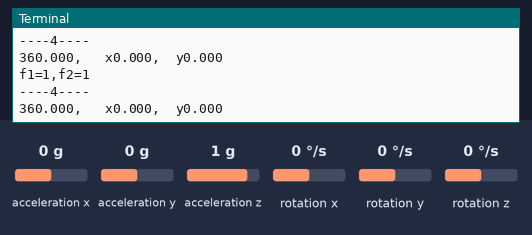
Simulated run of this program. Board: Raspberry Pi (BCM pin numbers). Parts: the last lines printed to the terminal. Inputs (shaded band) come from the test bench; at power-on: acceleration x 0 g, acceleration y 0 g, acceleration z 1 g, rotation x 0 °/s, rotation y 0 °/s, rotation z 0 °/s.

Above: at 1.2 s.
1.3 s: acceleration x set to -1.4 g
At 1.9 s:
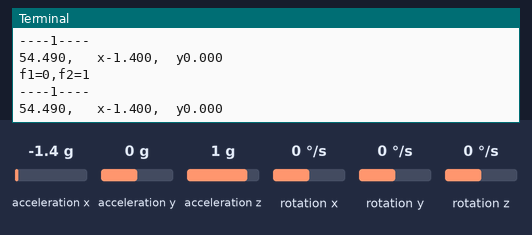
2.8 s: acceleration y set to -1.4 g
At 3.7 s:
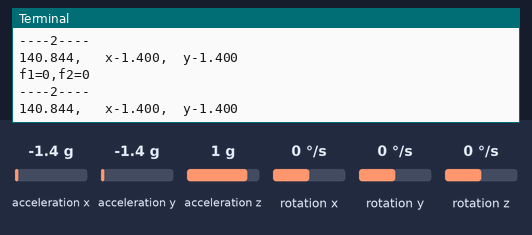
4.3 s: acceleration z set to -1.4 g
At 5.1 s:
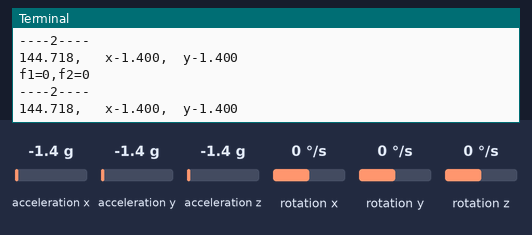
Timing chart, 0 to 7.3 s (numbered marks = the images above; inputs shaded):
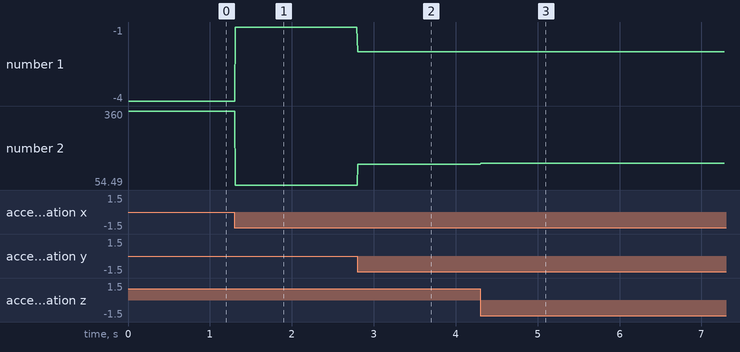

The program:

gyro.py
```python
# -*- coding: utf-8 -*-

import smbus
import math
from time import sleep
import flag

DEV_ADDR = 0x68

ACCEL_XOUT = 0x3b
ACCEL_YOUT = 0x3d
ACCEL_ZOUT = 0x3f
TEMP_OUT = 0x41
GYRO_XOUT = 0x43
GYRO_YOUT = 0x45
GYRO_ZOUT = 0x47

PWR_MGMT_1 = 0x6b
PWR_MGMT_2 = 0x6c

bus = smbus.SMBus(1)
bus.write_byte_data(DEV_ADDR, PWR_MGMT_1, 0)


def read_word(adr):
    high = bus.read_byte_data(DEV_ADDR, adr)
    low = bus.read_byte_data(DEV_ADDR, adr+1)
    val = (high << 8) + low
    return val

# Sensor data read
def read_word_sensor(adr):
    val = read_word(adr)
    if (val >= 0x8000):         # minus
        return -((65535 - val) + 1)
    else:                       # plus
        return val


def get_temp():
    temp = read_word_sensor(TEMP_OUT)
    x = temp / 340 + 36.53      # data sheet(register map)記載の計算式.
    return x


def getGyro():
    x = read_word_sensor(GYRO_XOUT)/ 131.0
    y = read_word_sensor(GYRO_YOUT)/ 131.0
    z = read_word_sensor(GYRO_ZOUT)/ 131.0
    return [x, y, z]


def getAccel():
    x = read_word_sensor(ACCEL_XOUT)/ 16384.0
    y= read_word_sensor(ACCEL_YOUT)/ 16384.0
    z= read_word_sensor(ACCEL_ZOUT)/ 16384.0
    return [x, y, z]


while 1:
    ax, ay, az = getAccel()
    gx, gy, gz = getGyro()
    if ax==0:
        ax=0.000001
    if ay==0:
        ay=0.000001
    if az==0:
        az=0.000001

    pitch=flag.flag_get(ax,ay,az)

    #print ('{0:4.3f},   {1:4.3f},    {2:4.3f},     {3:4.3f},      {4:4.3f},      {5:4.3f},' .format(gx, gy, gz, ax, ay, az))
    roll = math.atan(ay/az) * 57.324

    print('{0:4.3f},   x{1:4.3f},  y{2:4.3f}'.format(pitch, ax,ay))
```

flag.py
```python
import math

def flag_get(ax,ay,az):
    if ax<0:
        flag1=0
    if ax>=0:
        flag1=1
    if ay<0:
        flag2=0
    if ay>=0:
        flag2=1

    print("f1={0},f2={1}".format(flag1,flag2))


    if flag1==0 and flag2==1:
        pitch = -math.atan(ax / math.sqrt( ay* ay+ az*az ) ) * 57.324
        print("----1----")
    elif flag1==0 and flag2==0:
        pitch = 180+math.atan(ax / math.sqrt( ay* ay+ az*az ) ) * 57.324
        print("----2----")
    elif flag1==1 and flag2==0:
        pitch = 180+math.atan(ax / math.sqrt( ay* ay+ az*az ) ) * 57.324
        print("----3----")
    elif flag1==1 and flag2==1:
        pitch = 360-math.atan(ax / math.sqrt( ay* ay+ az*az ) ) * 57.324
        print("----4----")

    return pitch
```

Measured:
- after the input at 1.3 s, the terminal: prints a new line at once (image 1)
- after the input at 2.8 s, the terminal: prints a new line at once (image 2)
- after the input at 4.3 s, the terminal: prints a new line at once (image 3)
- plotted number 1: -4 → -1 after the input at 1.3 s, -1 → -2 after the input at 2.8 s
- plotted number 2: 360 → 54.49 after the input at 1.3 s, 54.49 → 140.84 after the input at 2.8 s, 140.84 → 144.72 after the input at 4.3 s
